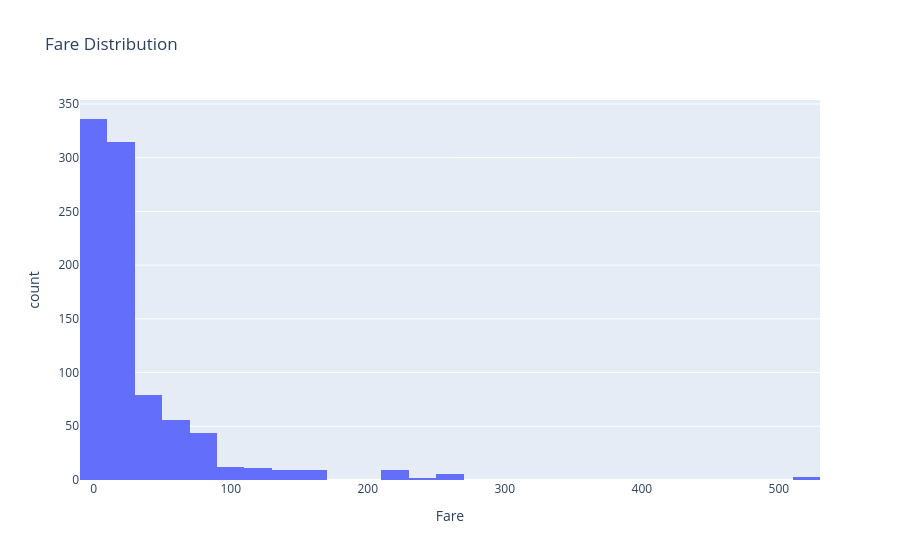

Notebook cell for this chart:
### Code cell
import plotly.express as px

# Assuming 'entrenamiento' is your DataFrame
fig = px.histogram(entrenamiento, x='Fare', nbins=40, title='Fare Distribution')
fig.show()

### Figure 1 — Plotly figure (JSON) as saved in the notebook; plotly's stock layout.template omitted (floating-point values rounded to 4 significant figures; data arrays with more than 128 entries replaced by an {"elided": "..."} marker saying what was removed)
{"data": [{"bingroup": "x", "hovertemplate": "Fare=%{x}<br>count=%{y}<extra></extra>", "legendgroup": "", "marker": {"color": "#636efa", "pattern": {"shape": ""}}, "name": "", "nbinsx": 40, "orientation": "v", "showlegend": false, "type": "histogram", "x": {"elided": "891 float values"}, "xaxis": "x", "yaxis": "y"}], "layout": {"barmode": "relative", "legend": {"tracegroupgap": 0}, "title": {"text": "Fare Distribution"}, "xaxis": {"anchor": "y", "domain": [0, 1], "title": {"text": "Fare"}}, "yaxis": {"anchor": "x", "domain": [0, 1], "title": {"text": "count"}}}}
